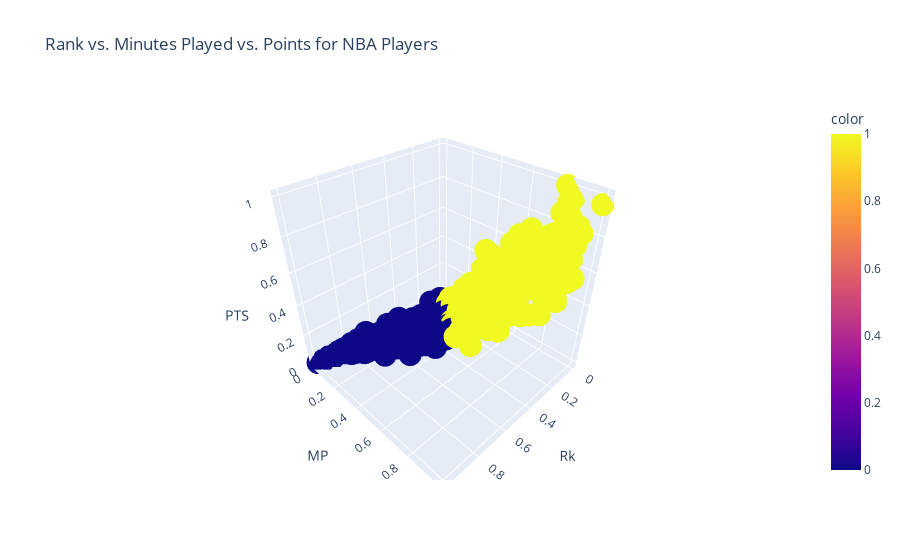

The code cell stored with this chart in its notebook:
### Code cell
#Use the model to select players for Mr. Rooney to consider
fig = px.scatter_3d(
    fixed_df, x="Rk", y="MP", z="PTS",
    color=kmeans_obj.labels_,
    title="Rank vs. Minutes Played vs. Points for NBA Players",
    hover_data=["Player", "2025-26"])
fig.show()
# The players I would pick would be separated into Bad, Good, and Could Work
# Good would be Keyonte George ($4.2 million), Toumani Camara ($2.2 million), and Payton Pritchard ($7.2 million)
# Bad would be Zach Collins ($18.0 million), Scott Henderson ($10.7 million), and Brandon Clarke ($12.5 million)
# Could Work would be Chet Holmgren ($13.7 million), Brandin Podziemski ($3.7 million), and Dyson Daniels ($7.7 million)

### Figure 1 — Plotly figure (JSON) as saved in the notebook; plotly's stock layout.template omitted (floating-point values rounded to 4 significant figures; data arrays with more than 128 entries replaced by an {"elided": "..."} marker saying what was removed)
{"data": [{"customdata": {"elided": "411x2 str values"}, "hovertemplate": "Rk=%{x}<br>MP=%{y}<br>PTS=%{z}<br>Player=%{customdata[0]}<br>2025-26=%{customdata[1]}<br>color=%{marker.color}<extra></extra>", "legendgroup": "", "marker": {"color": {"elided": "411 int values"}, "coloraxis": "coloraxis", "symbol": "circle"}, "mode": "markers", "name": "", "scene": "scene", "showlegend": false, "type": "scatter3d", "x": {"elided": "411 float values"}, "y": {"elided": "411 float values"}, "z": {"elided": "411 float values"}}], "layout": {"coloraxis": {"colorbar": {"title": {"text": "color"}}, "colorscale": [[0, "#0d0887"], [0.1111, "#46039f"], [0.2222, "#7201a8"], [0.3333, "#9c179e"], [0.4444, "#bd3786"], [0.5556, "#d8576b"], [0.6667, "#ed7953"], [0.7778, "#fb9f3a"], [0.8889, "#fdca26"], [1, "#f0f921"]]}, "legend": {"tracegroupgap": 0}, "scene": {"domain": {"x": [0, 1], "y": [0, 1]}, "xaxis": {"title": {"text": "Rk"}}, "yaxis": {"title": {"text": "MP"}}, "zaxis": {"title": {"text": "PTS"}}}, "title": {"text": "Rank vs. Minutes Played vs. Points for NBA Players"}}}
